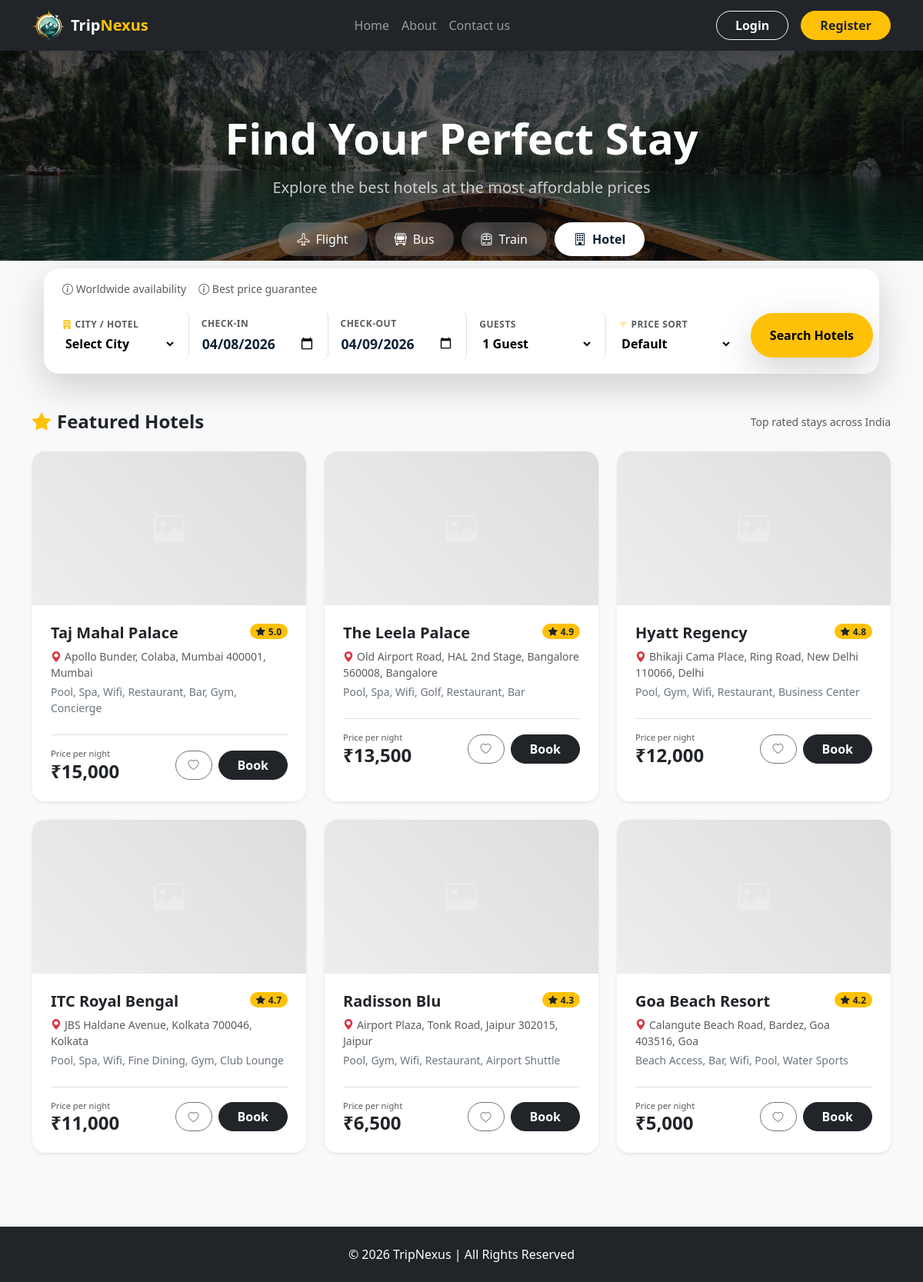
Page /hotels/search_hotel.php on the committed database.
### tables this page shows
CREATE TABLE IF NOT EXISTS `hotels` (
    `hotel_id` INT AUTO_INCREMENT PRIMARY KEY,
    `name` VARCHAR(100) NOT NULL,
    `city` VARCHAR(100) NOT NULL,
    `address` TEXT,
    `description` TEXT,
    `price_per_night` DECIMAL(10, 2) NOT NULL,
    `rating` DECIMAL(2, 1) DEFAULT 0,
    `amenities` TEXT,
    `main_image` TEXT,
    `latitude` DECIMAL(10, 8),
    `longitude` DECIMAL(11, 8),
    `created_at` TIMESTAMP DEFAULT CURRENT_TIMESTAMP
);

### hotels/search_hotel.php (the view, shortened to what the rows shown need)
<?php
include '../database/db.php';
$user_wishlist = [];
$results = [];
$sort_price = $_POST['sort_price'] ?? '';
if ($_SERVER["REQUEST_METHOD"] == "POST") {
    $city = $_POST['hotel_city'];
    $check_in = $_POST['check_in'];
    $check_out = $_POST['check_out'];
    $guests = $_POST['guests'];
    if (strtotime($check_out) <= strtotime($check_in)) {
        echo "<script>alert('Check-out date must be after Check-in date.'); history.back();</script>";
        exit();
    }
    $serp_api_key = "c549c4393c35299ce51ce61fbf77dd1917e9614c698f6761cbfd54a5748bb2ef";
    $query_params = [
        "engine" => "google_hotels",
        "q" => $city . " Hotels",
        "check_in_date" => $check_in,
        "check_out_date" => $check_out,
        "adults" => $guests,
        "currency" => "INR",
        "api_key" => $serp_api_key
    ];
    $api_url = "https://serpapi.com/search.json?" . http_build_query($query_params);
    $ch = curl_init();
    curl_setopt($ch, CURLOPT_URL, $api_url);
    curl_setopt($ch, CURLOPT_RETURNTRANSFER, true);
    curl_setopt($ch, CURLOPT_TIMEOUT, 30);
    curl_setopt($ch, CURLOPT_SSL_VERIFYPEER, false);
    $response = curl_exec($ch);
    $err = curl_error($ch);
    curl_close($ch);
    if (!$err) {
        $api_data = json_decode($response, true);
        if (isset($api_data['properties']) && is_array($api_data['properties'])) {
            foreach ($api_data['properties'] as $hotel) {
                $hotel_name = $hotel['name'] ?? 'Google Hotel';
                $hotel_price = $hotel['total_rate']['lowest'] ?? ($hotel['rate_per_night']['lowest'] ?? rand(2000, 8000));
                if (is_string($hotel_price)) {
                    $hotel_price = (int) preg_replace('/[^0-9]/', '', $hotel_price);
                }
                $rating = $hotel['overall_rating'] ?? 4.0;
                $description = $hotel['description'] ?? 'Stay at ' . $hotel_name;
                $thumbnail = $hotel['thumbnail'] ?? '../photos/hotel1.jpg';
                $check_res = db_query($conn, "SELECT hotel_id FROM hotels WHERE name = ?", [$hotel_name]);
                $hotel_row = db_fetch_assoc($check_res);
                if (!$hotel_row) {
                    db_query($conn, "INSERT INTO hotels (name, city, address, description, price_per_night, rating, main_image) VALUES (?, ?, ?, ?, ?, ?, ?)",
                        [$hotel_name, $city, $city, $description, $hotel_price, $rating, $thumbnail]);
                }
            }
        }
    }
    $search_query = "SELECT * FROM hotels
                     WHERE city LIKE ?
                     OR name LIKE ?
                     ORDER BY rating DESC";
    $res = db_query($conn, $search_query, array("%$city%", "%$city%"));
    if ($res) {
        while ($row = db_fetch_assoc($res)) {
            $results[] = $row;
        }
    }
    $search_performed = true;
    if (!empty($results) && !empty($sort_price)) {
        usort($results, function($a, $b) use ($sort_price) {
            if ($sort_price === 'low_to_high') {
                return $a['price_per_night'] <=> $b['price_per_night'];
            } elseif ($sort_price === 'high_to_low') {
                return $b['price_per_night'] <=> $a['price_per_night'];
            }
            return 0;
        });
    }
} else {
    if (empty($results)) {
        $featured_res = db_query($conn, "SELECT * FROM hotels ORDER BY rating DESC LIMIT 6");
        if ($featured_res) {
            while ($row = db_fetch_assoc($featured_res)) {
                $results[] = $row;
            }
        }
    }
}
?>
<!DOCTYPE html>
<html lang="en">
<head>
    <link href="https://cdn.jsdelivr.net/npm/bootstrap@5.3.2/dist/css/bootstrap.min.css" rel="stylesheet">
    <link rel="stylesheet" href="https://cdn.jsdelivr.net/npm/bootstrap-icons@1.11.1/font/bootstrap-icons.css">
    <link rel="stylesheet" href="../public/style.css">
</head>
<body class="bg-light">
    <div class="hero-section text-center text-white" style="background: linear-gradient(rgba(0,0,0,0.6), rgba(0,0,0,0.6)), url('../photos/Homepage-Background.avif'); background-size: cover; background-position: center; padding: 80px 0;">
        <div class="container">
            <h1 class="display-4 fw-bold mb-3">Find Your Perfect Stay</h1>
        </div>
    </div>
    <div class="container mb-5">
        <?php if (empty($results)): ?>
            <div class="text-center py-5 bg-white rounded-4 shadow-sm">
                <i class="bi bi-building text-muted display-1 opacity-25"></i>
                <p class="mt-3 text-muted">No hotels found for this location. Try a different city!</p>
            </div>
        <?php else: ?>
            <div class="row g-4">
            <?php foreach ($results as $hotel): ?>
                <div class="col-md-6 col-lg-4">
                    <div class="card h-100 border-0 shadow-sm hotel-card overflow-hidden rounded-4">
                        <div class="card-img-top bg-secondary d-flex align-items-center justify-content-center text-white" style="height: 200px; background: linear-gradient(45deg, #eee, #ddd) !important;">
                            <i class="bi bi-image fs-1 opacity-25"></i>
                        </div>
                        <div class="card-body p-4">
                            <div class="d-flex justify-content-between align-items-start mb-2">
                                <h5 class="fw-bold mb-0"><?php echo htmlspecialchars($hotel['name']); ?></h5>
                                <span class="badge bg-warning text-dark rounded-pill px-2 py-1" style="font-size: 0.75rem;"><i class="bi bi-star-fill me-1"></i><?php echo htmlspecialchars($hotel['rating']); ?></span>
                            </div>
                            <p class="text-muted small mb-1"><i class="bi bi-geo-alt-fill text-danger me-1"></i><?php echo htmlspecialchars($hotel['address']); ?>, <?php echo htmlspecialchars($hotel['city']); ?></p>
                            <p class="small text-secondary mb-4"><?php echo htmlspecialchars($hotel['amenities']); ?></p>
                            <div class="d-flex justify-content-between align-items-center pt-3 border-top">
                                <div>
                                    <div class="text-muted" style="font-size: 0.7rem;">Price per night</div>
                                    <h4 class="fw-bold mb-0 text-dark">₹<?php echo number_format($hotel['price_per_night'], 0); ?></h4>
                                </div>
                                <div class="d-flex gap-2">
                                    <?php $is_fav = in_array((int)$hotel['hotel_id'], $user_wishlist); ?>
                                    <button class="btn <?php echo $is_fav ? 'btn-danger' : 'btn-outline-secondary'; ?> btn-sm px-3 rounded-pill" onclick="toggleWishlist(this, 'hotel', <?php echo $hotel['hotel_id']; ?>, '<?php echo htmlspecialchars($hotel['name'], ENT_QUOTES); ?>')">
                                        <i class="bi <?php echo $is_fav ? 'bi-heart-fill' : 'bi-heart'; ?>"></i>
                                    </button>
                                    <form action="../flights/booking.php" method="POST">
                                        <button type="submit" class="btn btn-dark fw-bold px-4 rounded-pill">Book</button>
                                    </form>
                                </div>
                            </div>
                        </div>
                    </div>
                </div>
            <?php endforeach; ?>
            </div>
        <?php endif; ?>
    </div>
</body>
</html>

### rows in the picture
hotels: name "Taj Mahal Palace", rating "5.0", address "Apollo Bunder, Colaba, Mumbai 400001", city "Mumbai", amenities "Pool, Spa, Wifi, Restaurant, Bar, Gym, Concierge", price_per_night "15,000"
hotels: name "The Leela Palace", rating "4.9", address "Old Airport Road, HAL 2nd Stage, Bangalore 560008", city "Bangalore", amenities "Pool, Spa, Wifi, Golf, Restaurant, Bar", price_per_night "13,500"
hotels: name "Hyatt Regency", rating "4.8", address "Bhikaji Cama Place, Ring Road, New Delhi 110066", city "Delhi", amenities "Pool, Gym, Wifi, Restaurant, Business Center", price_per_night "12,000"
hotels: name "ITC Royal Bengal", rating "4.7", address "JBS Haldane Avenue, Kolkata 700046", city "Kolkata", amenities "Pool, Spa, Wifi, Fine Dining, Gym, Club Lounge", price_per_night "11,000"
hotels: name "Radisson Blu", rating "4.3", address "Airport Plaza, Tonk Road, Jaipur 302015", city "Jaipur", amenities "Pool, Gym, Wifi, Restaurant, Airport Shuttle", price_per_night "6,500"
hotels: name "Goa Beach Resort", rating "4.2", address "Calangute Beach Road, Bardez, Goa 403516", city "Goa", amenities "Beach Access, Bar, Wifi, Pool, Water Sports", price_per_night "5,000"

### other values in the picture
form field guests "1 Guest"
